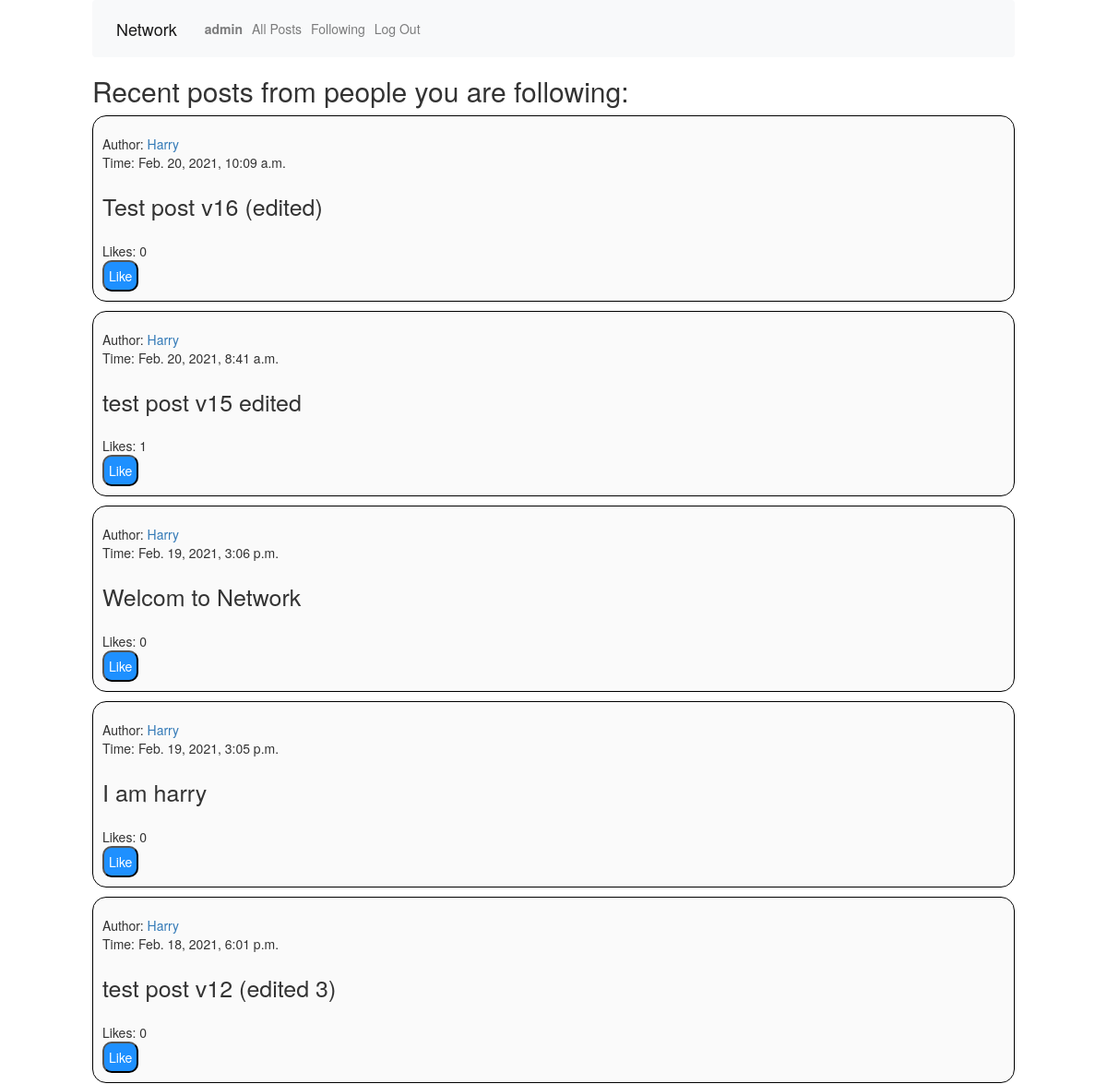
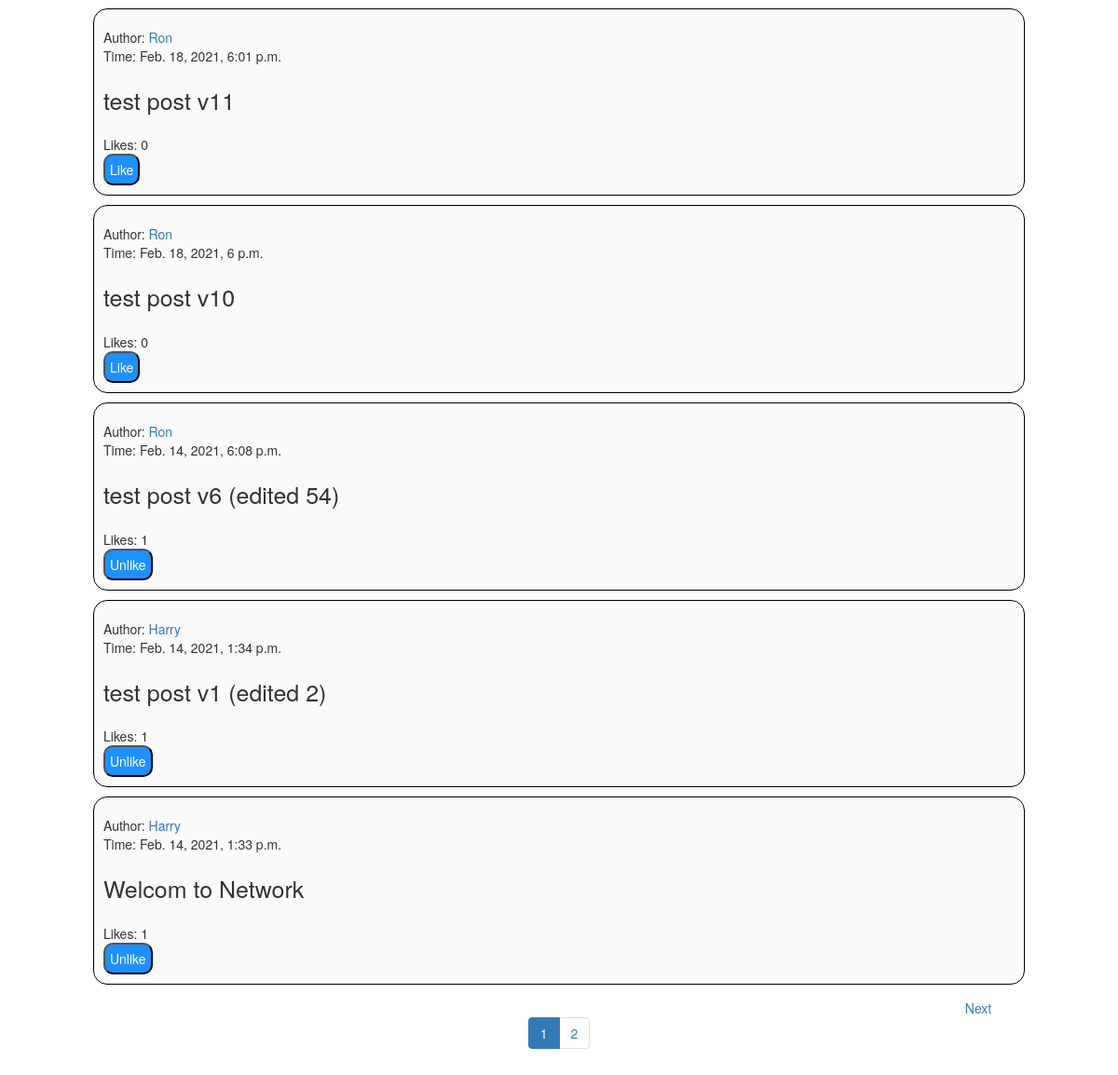
The page /following (signed in) on the database its author committed (2 pictures, top to bottom).
### network/models.py (models this page shows, shortened)
class User(AbstractUser):
    following = models.ManyToManyField('self', related_name="follower", blank=True, symmetrical=False)

class post(models.Model):
    author = models.ForeignKey(User, on_delete=models.CASCADE, related_name="posts")
    text = models.CharField(max_length=250)
    time = models.DateTimeField(auto_now_add=True)
    likes = models.IntegerField(blank= True, null=True, default='0')
    likers = models.ManyToManyField(User, related_name="likedposts", blank=True)

### network/views.py (the view)
# urls.py: path("following", views.following, name="following"),
def following(request):
    allpost=post.objects.filter(author__in=request.user.following.all()).order_by("-time")
    paginator = Paginator(allpost, 10)
    pageno = request.GET.get('page')
    pageobj = paginator.get_page(pageno)
    return render(request, "network/following.html", {
        "pageobj": pageobj
    })

### network/templates/network/following.html (shortened to what this page needs)
{% extends "network/layout.html" %}
{% block body %}
    <h2>Recent posts from people you are following: </h2>
    {% for post in pageobj%}
    <div id="fullcard">
        <div id="postcard">
            <div>Author: <a href="{%url 'profile' post.author%}">{{post.author}}</a> </div>
            <div>Time: {{post.time}} </div>
            <div id="postcontent">{{post.text}}</div>
            <div id="postlikes">Likes: {{post.likes}} </div>
            {%if user in post.likers.all%}
                <div><button class="unlikebtn"> Unlike </button></div>
            {%else%}
                <div><button class="likebtn"> Like </button></div>
            {%endif%}
        </div>
    </div>
    {%empty%}
        <div>
            No posts from people following you. Please follow more people to watch their posts.
        </div>
    {%endfor%}
    {% if pageobj.has_other_pages%}
    <div class="grid-container">
        <div class="grid-item">
        </div>
        <div class="grid-item">
        <ul class="pagination">
            {%for i in pageobj.paginator.page_range%}
                {%if pageobj.number == i%}
                    <li class="active"><span>{{i}}</span></li>
                {%else%}
                    <li><a href="?page={{i}}">{{i}}</a></li>
                {%endif%}
            {%endfor%}
        </ul>
        </div>
        <div class="grid-item">
        {%if pageobj.has_next%}
        <a href="?page={{pageobj.next_page_number}}">Next</a>
        {%endif%}
        </div>
    </div>
    {%endif%}
{% endblock %}

### network/templates/network/layout.html (shortened to what this page needs)
{% load static %}
<!DOCTYPE html>
<html lang="en">
    <head>
        <link rel="stylesheet" href="https://stackpath.bootstrapcdn.com/bootstrap/4.4.1/css/bootstrap.min.css">
        <link href="{% static 'network/styles.css' %}" rel="stylesheet">
        <link rel="stylesheet" href="https://maxcdn.bootstrapcdn.com/bootstrap/3.4.1/css/bootstrap.min.css">
    </head>
    <body>
        <nav class="navbar navbar-expand-lg navbar-light bg-light">
            <a class="navbar-brand" href="{% url 'index' %}">Network</a>
            <div>
              <ul class="navbar-nav mr-auto">
                {% if user.is_authenticated %}
                    <li class="nav-item">
                        <a class="nav-link" href="{%url 'profile' user.username%}"><strong>{{ user.username }}</strong></a>
                    </li>
                {% endif %}
                <li class="nav-item">
                  <a class="nav-link" href="{% url 'index' %}">All Posts</a>
                </li>
                {% if user.is_authenticated %}
                    <li class="nav-item">
                        <a class="nav-link" href="{%url 'following'%}">Following</a>
                    </li>
                    <li class="nav-item">
                        <a class="nav-link" href="{% url 'logout' %}">Log Out</a>
                    </li>
                {% endif %}
              </ul>
            </div>
          </nav>
        <div class="body">
            {% block body %}
            {% endblock %}
        </div>
    </body>
</html>

### network/static/network/styles.css (style rules this page uses)
body { padding-left: 100px; padding-right: 100px; font-family: Helvetica, Arial, sans-serif; background-image: url("https://cdn.hipwallpaper.com/i/19/95/Y8aXrT.jpg"); }
#postcard { margin-top: 10px; padding: 10px; }
.grid-container { display: grid; grid-column-gap: 20px; grid-row-gap: 10px; grid-template-columns: 100px auto 100px; }
.grid-item { text-align: center; vertical-align: middle; padding: 5px; }
#fullcard { border: 1px solid black; margin-bottom: 10px; background-color: #fafafa; overflow: hidden; border-radius: 15px; }
#postcontent { font-size: 25px; margin-top: 20px; margin-bottom: 20px; }
.likebtn { border-radius: 10px; padding: 5px; color: white; background-color:dodgerblue; }
.unlikebtn { border-radius: 10px; padding: 5px; color: white; background-color:dodgerblue; }

### rows shown on the page
User: username "admin"
post: author "Harry", time "Feb. 20, 2021, 10:09 a.m.", text "Test post v16 (edited)", likes "0", shows "Like"
post: author "Harry", time "Feb. 20, 2021, 8:41 a.m.", text "test post v15 edited", likes "1", shows "Like"
post: author "Harry", time "Feb. 19, 2021, 3:06 p.m.", text "Welcom to Network", likes "0", shows "Like"
post: author "Harry", time "Feb. 19, 2021, 3:05 p.m.", text "I am harry", likes "0", shows "Like"
post: author "Harry", time "Feb. 18, 2021, 6:01 p.m.", text "test post v12 (edited 3)", likes "0", shows "Like"
post: author "Ron", time "Feb. 18, 2021, 6:01 p.m.", text "test post v11", likes "0", shows "Like"
post: author "Ron", time "Feb. 18, 2021, 6 p.m.", text "test post v10", likes "0", shows "Like"
post: author "Ron", time "Feb. 14, 2021, 6:08 p.m.", text "test post v6 (edited 54)", likes "1", shows "Unlike"
post: author "Harry", time "Feb. 14, 2021, 1:34 p.m.", text "test post v1 (edited 2)", likes "1", shows "Unlike"
post: author "Harry", time "Feb. 14, 2021, 1:33 p.m.", text "Welcom to Network", likes "1", shows "Unlike"

### other values the page prints
{{ i }} "1"
{{ i }} "2"
